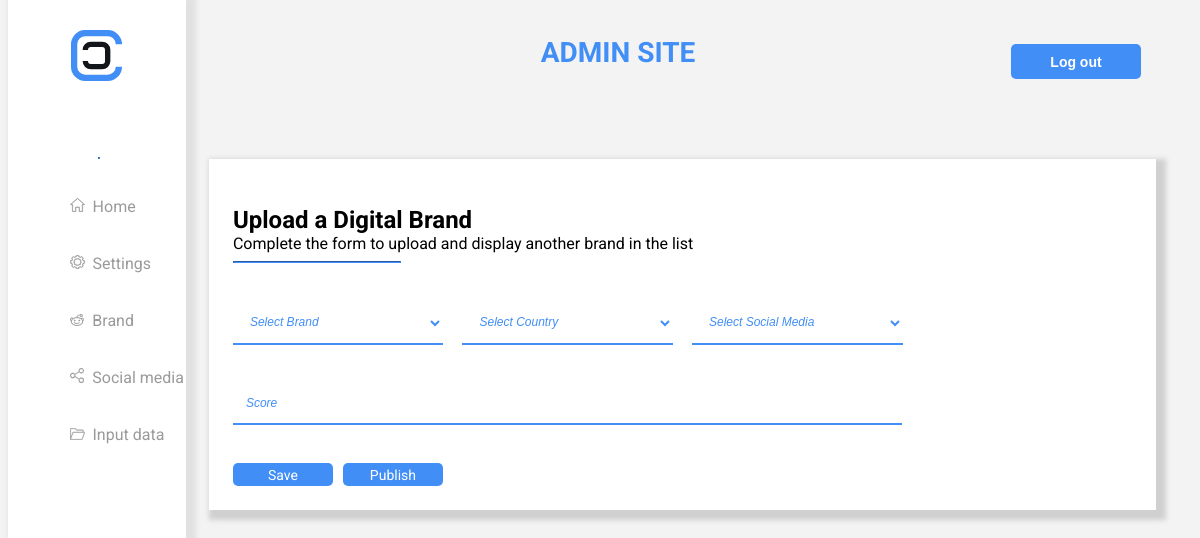
/admin/?page=data-source (signed in), run on the app's committed database.
### tables this page shows
CREATE TABLE `menu` (
  `id` bigint(20) UNSIGNED NOT NULL,
  `menu_name` varchar(255) NOT NULL,
  `url` varchar(255) NOT NULL,
  `status` enum('0','1') NOT NULL DEFAULT '1',
  `image` varchar(225) DEFAULT NULL
);

### admin/config.php (called while the page is built, shortened)
<?php
$base_url = 'http://localhost/top_brands/admin/';
?>

### admin/pages/data-source.php (the view, shortened to what this page needs)
<br>
<div class="input-data">
    <div class="instructionheader">
        <p class="instructionupload">Upload a Digital Brand </p>
        <p class="instructioncomplete">Complete the form to upload and display another brand in the list</p>
        <hr class="line2"><br><br>
    </div>
    <form action="<?php echo $base_url; ?>new-input/upload.php" method="POST">
        <div class="content">
            <div class="row">
                <select name="brandname" id="data-input">
                    <option value="">Select Brand</option>
                </select>
                <select id="data-input" name="country">
                    <option value="">Select Country</option>
                </select>
                <select name="social-media" id="data-input">
                    <option value="">Select Social Media</option>
                </select>
            </div>
            <br><br>
            <div class="row">
                <input type="text" placeholder="Score" name="score" class="data-input2">
            </div>
            <br><br>
            <button type="submit" class="savebutton">Save</button>
            <button class="publishbutton">Publish</button>
        </div>
    </form>
</div>

### admin/menu.php
<div class="menu">
    <br>
    <div class="menu-content">
        <img class="logoheader" src="images/logo.svg"><br><br><br><br>
        <hr class="line-menu">
        <br><br>
        <div class=menu-pages>
            <?php
            $query = "SELECT * from `menu`";
            $result = mysqli_query($con, $query);
            if (mysqli_num_rows($result) > 0) {
                while($row = mysqli_fetch_assoc($result)){
                    ?>
                    <a href="<?php echo $base_url;?>?page=<?php echo $row["url"];?>" class="grey-menu"><img src="images/<?php echo $row["image"];?>">&nbsp <?php echo $row["menu_name"];?></a><br><br><br>
            <?php
                }
            } ?>
        </div>
    </div>
</div>

### admin/css/test.css (style rules this page uses)
body { font-family: 'Roboto', sans-serif; background: #F3F3F3; }
.instructionupload { font-weight: bold; font-size: 24px; margin-bottom: 0px; }
.instructioncomplete { margin-top: 0px; margin-bottom: 2px; }
.line2 { width: 18%; margin-bottom: 0px; border-width: 1px; border-color:#418EF6; margin-left: 0px; }
.content { width: 80%; }
#data-input { color:#418EF6; font-size: 12px; font-style: italic; background: transparent; border-bottom: 2px solid #418EF6; border-top: 0; border-left: 0; border-right: 0; width: 28.5%; padding: 13px; margin-right: 15px; }
.data-input2 { color:#418EF6; font-size: 12px; font-style: italic; background: transparent; border-bottom: 2px solid #418EF6; border-top: 0; border-left: 0; border-right: 0; width: 87%; padding: 13px; margin-right: 15px; }
.savebutton { border: 0; color: white; font-size: 14px; width: 100px; height: 23px; background: #418EF6; border-radius: 5px; font-family: 'Roboto', sans-serif; }
.publishbutton { border: 0; color: white; font-size: 14px; width: 100px; height: 23px; background: #418EF6; border-radius: 5px; font-family: 'Roboto', sans-serif; margin-left: 6px; }
.menu { min-height: 100vh; width: 15%; margin-top: -100px; margin-bottom: 0%; background: white; -moz-box-shadow: 5px 5px 5px 5px rgba(68,68,68,0.1); -webkit-box-shadow: 5px 5px 5px 5px rgba(68,68,68,0.1); box-shadow: 5px 5px 5px 5px rgba(68,68,68,0.1); float: left; }
.menu-content { margin-top: 8%; text-align: left; color: grey; height: 90%; }
.logoheader { width:51px; height:51px; display: block; margin-left: auto; margin-right: auto; }
.line-menu { margin-top: 0px; margin-bottom: 0px; border-width: 1px; fill:#418EF6; border-color:#418EF6; margin-left: 90px; margin-right: 90px; }
.menu-pages { margin-left: 35%; }
.grey-menu { color:#9A9A9A; text-decoration: none; }
.input-data { margin: 2%; padding-top: 2%; padding-left: 2%; padding-bottom: 2%; float: left; width: 78%; background: white; -moz-box-shadow: 5px 5px 5px 5px rgba(68,68,68,0.2); -webkit-box-shadow: 5px 5px 5px 5px rgba(68,68,68,0.2); box-shadow: 5px 5px 5px 5px rgba(68,68,68,0.2); }

### data on the page
menu: image (picture), menu_name "Home"
menu: image (picture), menu_name "Settings"
menu: image (picture), menu_name "Brand"
menu: image (picture), menu_name "Social media"
menu: image (picture), menu_name "Input data"
